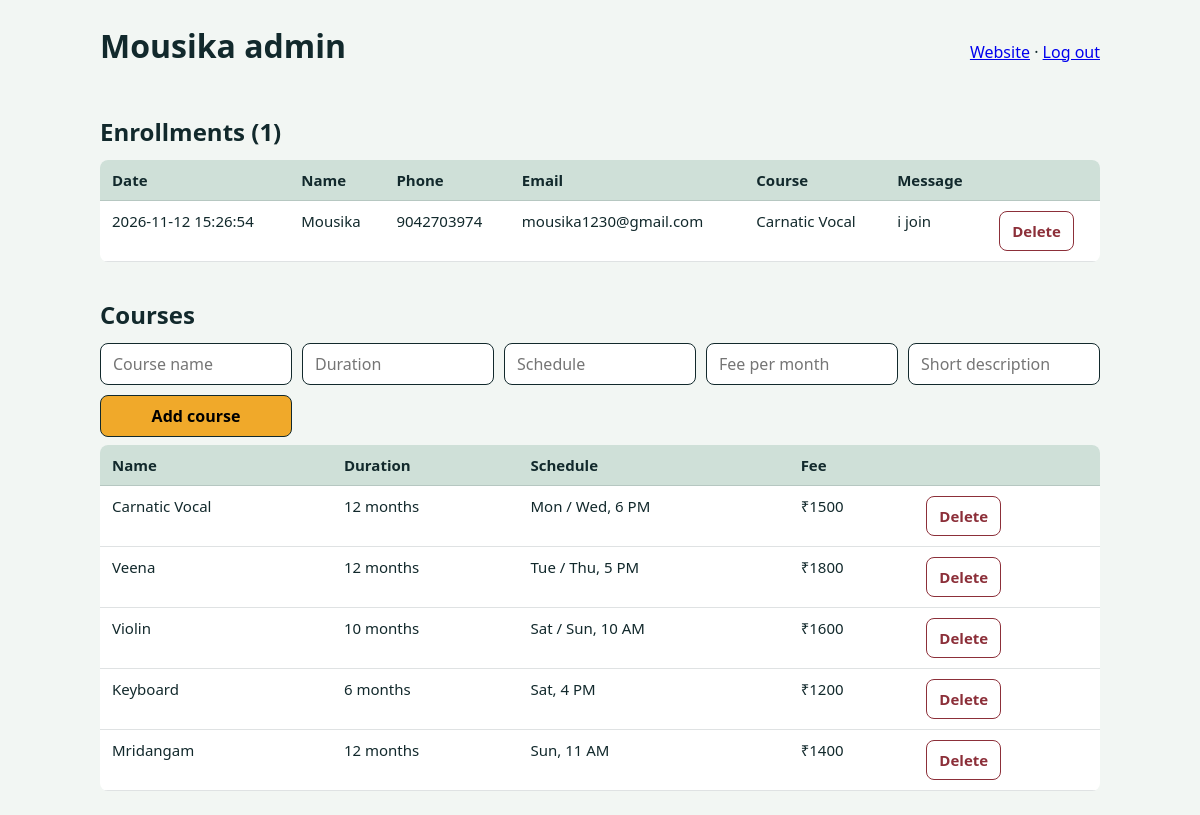
/admin (signed in), run on the app's committed database.
### tables this page shows
CREATE TABLE enrollments(
        id INTEGER PRIMARY KEY AUTOINCREMENT,
        name TEXT NOT NULL, phone TEXT NOT NULL, email TEXT,
        course_id INTEGER, message TEXT,
        created_at TEXT DEFAULT CURRENT_TIMESTAMP);

CREATE TABLE courses(
        id INTEGER PRIMARY KEY AUTOINCREMENT,
        title TEXT NOT NULL, description TEXT, duration TEXT,
        schedule TEXT, fee INTEGER DEFAULT 0);

### app.py (the view)
@app.route("/admin", methods=["GET", "POST"])
def admin():
    if request.method == "POST" and "password" in request.form:
        if request.form["password"] == ADMIN_PASSWORD:
            session["admin"] = True
        else:
            flash("Wrong password.", "error")
        return redirect("/admin")
    if not session.get("admin"):
        return render_template("admin.html", authed=False)
    courses = db().execute("SELECT * FROM courses ORDER BY id").fetchall()
    rows = db().execute(
        """SELECT e.*, c.title AS course FROM enrollments e
           LEFT JOIN courses c ON c.id = e.course_id ORDER BY e.id DESC"""
    ).fetchall()
    return render_template("admin.html", authed=True, courses=courses, rows=rows)

### app.py (called while the page is built)
def db():
    if "db" not in g:
        g.db = sqlite3.connect(DB)
        g.db.row_factory = sqlite3.Row
    return g.db

### admin.html (shortened to what this page needs)
<!doctype html>
<html lang="en"><head><meta charset="utf-8"><meta name="viewport" content="width=device-width, initial-scale=1">
</head><body><div class="w">
{% if not authed %}
<h1>Admin login</h1>
{% with m = get_flashed_messages() %}{% for t in m %}<div class="msg">{{ t }}</div>{% endfor %}{% endwith %}
<form method="post"><input type="password" name="password" placeholder="Password" required> <button>Log in</button></form>
<p><a href="/">Back to website</a></p>
{% else %}
<div class="top"><h1>Mousika admin</h1><span><a href="/">Website</a> &middot; <a href="/admin/logout">Log out</a></span></div>
<h2>Enrollments ({{ rows|length }})</h2>
<div class="scroll"><table><tr><th>Date</th><th>Name</th><th>Phone</th><th>Email</th><th>Course</th><th>Message</th><th></th></tr>
{% for r in rows %}<tr><td>{{ r.created_at }}</td><td>{{ r.name }}</td><td>{{ r.phone }}</td><td>{{ r.email }}</td><td>{{ r.course }}</td><td>{{ r.message }}</td>
<td><form method="post" action="/admin/enrollment/{{ r.id }}/delete"><button class="d">Delete</button></form></td></tr>
{% else %}<tr><td colspan="7">No enrollments yet.</td></tr>{% endfor %}</table></div>
<h2>Courses</h2>
<form class="add" method="post" action="/admin/course">
<input name="title" placeholder="Course name" required><input name="duration" placeholder="Duration"><input name="schedule" placeholder="Schedule"><input name="fee" type="number" placeholder="Fee per month"><input name="description" placeholder="Short description"><button>Add course</button></form>
<div class="scroll"><table><tr><th>Name</th><th>Duration</th><th>Schedule</th><th>Fee</th><th></th></tr>
{% for c in courses %}<tr><td>{{ c.title }}</td><td>{{ c.duration }}</td><td>{{ c.schedule }}</td><td>&#8377;{{ c.fee }}</td>
<td><form method="post" action="/admin/course/{{ c.id }}/delete"><button class="d">Delete</button></form></td></tr>{% endfor %}</table></div>
{% endif %}
</div></body></html>

### admin.html (style rules this page uses)
body { font-family:system-ui,sans-serif;margin:0;background:#F2F6F3;color:#12292C }
.w { max-width:1000px;margin:0 auto;padding:24px }
h1,h2 { margin:0 0 12px }
h2 { margin-top:36px }
input,button { font:inherit;padding:9px 12px;border:1.5px solid #12292C;border-radius:8px }
button { background:#F0A92A;font-weight:600;cursor:pointer }
button.d { background:#fff;border-color:#8C2F39;color:#8C2F39 }
table { width:100%;border-collapse:collapse;background:#fff;border-radius:8px;overflow:hidden }
td,th { padding:10px 12px;border-bottom:1px solid #12292C22;text-align:left;vertical-align:top;font-size:15px }
th { background:#CFE0D8 }
form.add { display:grid;grid-template-columns:repeat(auto-fit,minmax(160px,1fr));gap:10px;margin-bottom:8px }
.top { display:flex;justify-content:space-between;align-items:center }
.scroll { overflow-x:auto }

### data on the page
enrollments: created_at "2026-11-12 15:26:54", name "Mousika", phone "9042703974", email "mousika1230@gmail.com", course "Carnatic Vocal", message "i join"
courses: title "Carnatic Vocal", duration "12 months", schedule "Mon / Wed, 6 PM", fee "1500"
courses: title "Veena", duration "12 months", schedule "Tue / Thu, 5 PM", fee "1800"
courses: title "Violin", duration "10 months", schedule "Sat / Sun, 10 AM", fee "1600"
courses: title "Keyboard", duration "6 months", schedule "Sat, 4 PM", fee "1200"
courses: title "Mridangam", duration "12 months", schedule "Sun, 11 AM", fee "1400"

### other printed values
{{ rows|length }} "1"
